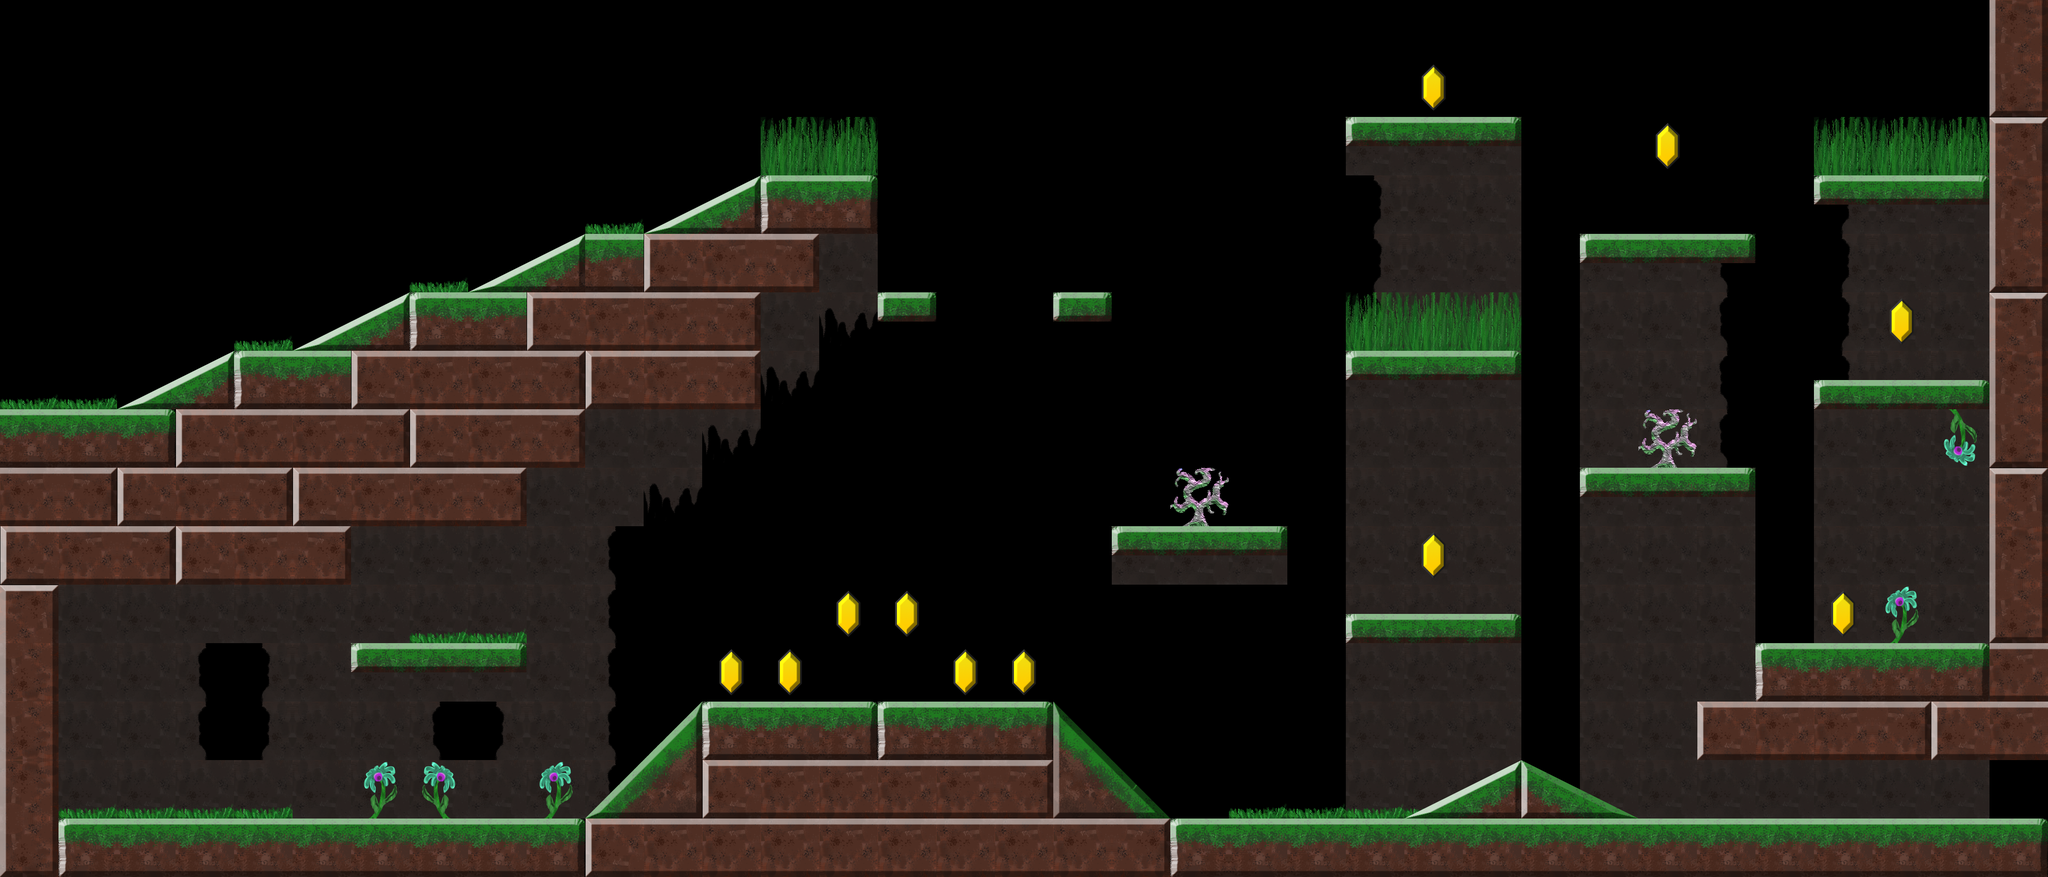

Below is a game level as drawn by its tile map, then a one-line description and the .tmx file that defines it, in full:
An orthogonal 35x15 tile map with 128x128 px tiles, 4 tile layers (Middleground, Coins, Foreground Objects, Foreground), 3 tilesets and 6 objects.

<map version="1.5" tiledversion="1.7.1" orientation="orthogonal" renderorder="right-down" width="35" height="15" tilewidth="128" tileheight="128" infinite="0" nextlayerid="9" nextobjectid="26">
 <tileset firstgid="1" source="colorful_spritesheet.tsx" />
 <tileset firstgid="17" source="map_tileset.tsx" />
 <tileset firstgid="273" source="map_tileset_new.tsx" />
 <layer id="6" name="Middleground" width="35" height="15">
  <data encoding="csv">
0,0,0,0,0,0,0,0,0,0,0,0,0,0,0,0,0,0,0,0,0,0,0,0,0,0,0,0,0,0,0,0,0,0,0,
0,0,0,0,0,0,0,0,0,0,0,0,0,0,0,0,0,0,0,0,0,0,0,0,0,0,0,0,0,0,0,0,0,0,0,
0,0,0,0,0,0,0,0,0,0,0,0,0,0,0,0,0,0,0,0,0,0,0,372,372,372,0,0,0,0,0,0,0,0,0,
0,0,0,0,0,0,0,0,0,0,0,0,0,0,0,0,0,0,0,0,0,0,0,2147484021,372,372,0,0,0,0,0,2147484021,372,372,0,
0,0,0,0,0,0,0,0,0,0,0,0,0,0,372,0,0,0,0,0,0,0,0,2147484021,372,372,0,372,372,373,0,2147484021,372,372,0,
0,0,0,0,0,0,0,0,0,0,0,0,0,372,2147484036,0,0,0,0,0,0,0,0,2147484021,372,372,0,372,372,373,0,2147484021,372,372,0,
0,0,0,0,0,0,0,0,0,0,0,0,372,2147484036,0,0,0,0,0,0,0,0,0,372,372,372,0,372,372,373,0,2147484021,372,372,0,
0,0,0,0,0,0,0,0,0,372,372,372,2147484036,0,0,0,0,0,0,0,0,0,0,372,372,372,0,372,372,373,0,372,372,372,0,
0,0,0,0,0,0,0,372,372,372,372,2147484036,0,0,0,0,0,0,0,0,0,0,0,372,372,372,0,372,372,372,0,372,372,372,0,
0,0,0,372,372,372,372,372,372,372,373,0,0,0,0,0,0,0,0,372,372,372,0,372,372,372,0,372,372,372,0,372,372,372,0,
0,372,372,372,372,372,372,372,372,372,373,0,0,0,0,0,0,0,0,0,0,0,0,372,372,372,0,372,372,372,0,372,372,372,0,
0,372,372,373,2147484021,372,372,372,372,372,373,0,0,0,0,0,0,0,0,0,0,0,0,372,372,372,0,372,372,372,0,372,372,372,0,
0,372,372,373,2147484021,372,372,373,2147484021,372,373,0,0,0,0,0,0,0,0,0,0,0,0,372,372,372,0,372,372,372,0,372,372,372,0,
0,372,372,372,372,372,372,372,372,372,373,0,0,0,0,0,0,0,0,0,0,0,0,372,372,372,0,372,372,372,372,372,372,372,0,
0,0,0,0,0,0,0,0,0,0,0,0,0,0,0,0,0,0,0,0,0,0,0,0,0,0,0,0,0,0,0,0,0,0,0
</data>
 </layer>
 <layer id="7" name="Coins" width="35" height="15">
  <data encoding="csv">
0,0,0,0,0,0,0,0,0,0,0,0,0,0,0,0,0,0,0,0,0,0,0,0,0,0,0,0,0,0,0,0,0,0,0,
0,0,0,0,0,0,0,0,0,0,0,0,0,0,0,0,0,0,0,0,0,0,0,0,352,0,0,0,0,0,0,0,0,0,0,
0,0,0,0,0,0,0,0,0,0,0,0,0,0,0,0,0,0,0,0,0,0,0,0,0,0,0,0,352,0,0,0,0,0,0,
0,0,0,0,0,0,0,0,0,0,0,0,0,0,0,0,0,0,0,0,0,0,0,0,0,0,0,0,0,0,0,0,0,0,0,
0,0,0,0,0,0,0,0,0,0,0,0,0,0,0,0,0,0,0,0,0,0,0,0,0,0,0,0,0,0,0,0,0,0,0,
0,0,0,0,0,0,0,0,0,0,0,0,0,0,0,0,0,0,0,0,0,0,0,0,0,0,0,0,0,0,0,0,352,0,0,
0,0,0,0,0,0,0,0,0,0,0,0,0,0,0,0,0,0,0,0,0,0,0,0,0,0,0,0,0,0,0,0,0,0,0,
0,0,0,0,0,0,0,0,0,0,0,0,0,0,0,0,0,0,0,0,0,0,0,0,0,0,0,0,0,0,0,0,0,0,0,
0,0,0,0,0,0,0,0,0,0,0,0,0,0,0,0,0,0,0,0,0,0,0,0,0,0,0,0,0,0,0,0,0,0,0,
0,0,0,0,0,0,0,0,0,0,0,0,0,0,0,0,0,0,0,0,0,0,0,0,352,0,0,0,0,0,0,0,0,0,0,
0,0,0,0,0,0,0,0,0,0,0,0,0,0,352,352,0,0,0,0,0,0,0,0,0,0,0,0,0,0,0,352,0,0,0,
0,0,0,0,0,0,0,0,0,0,0,0,352,352,0,0,352,352,0,0,0,0,0,0,0,0,0,0,0,0,0,0,0,0,0,
0,0,0,0,0,0,0,0,0,0,0,0,0,0,0,0,0,0,0,0,0,0,0,0,0,0,0,0,0,0,0,0,0,0,0,
0,0,0,0,0,0,0,0,0,0,0,0,0,0,0,0,0,0,0,0,0,0,0,0,0,0,0,0,0,0,0,0,0,0,0,
0,0,0,0,0,0,0,0,0,0,0,0,0,0,0,0,0,0,0,0,0,0,0,0,0,0,0,0,0,0,0,0,0,0,0
</data>
 </layer>
 <objectgroup id="8" name="Heavy Blocks">
  <object id="15" gid="384" x="1802.67" y="376.121" width="128" height="128" />
  <object id="18" gid="526" x="2093.58" y="524.606" width="128" height="128" />
  <object id="19" gid="526" x="2142.06" y="542.788" width="128" height="128" />
 </objectgroup>
 <layer id="5" name="Foreground Objects" width="35" height="15">
  <data encoding="csv">
0,0,0,0,0,0,0,0,0,0,0,0,0,0,0,0,0,0,0,0,0,0,0,0,0,0,0,0,0,0,0,0,0,0,0,
0,0,0,0,0,0,0,0,0,0,0,0,0,0,0,0,0,0,0,0,0,0,0,0,0,0,0,0,0,0,0,0,0,0,0,
0,0,0,0,0,0,0,0,0,0,0,0,0,340,340,0,0,0,0,0,0,0,0,0,0,0,0,0,0,0,0,340,340,340,0,
0,0,0,0,0,0,0,0,0,0,339,0,0,0,0,0,0,0,0,0,0,0,0,0,0,0,0,0,0,0,0,0,0,0,0,
0,0,0,0,0,0,0,339,0,0,0,0,0,0,0,0,0,0,0,0,0,0,0,0,0,0,0,0,0,0,0,0,0,0,0,
0,0,0,0,339,0,0,0,0,0,0,0,0,0,0,0,0,0,0,0,0,0,0,340,340,340,0,0,0,0,0,0,0,0,0,
339,339,0,0,0,0,0,0,0,0,0,0,0,0,0,0,0,0,0,0,0,0,0,0,0,0,0,0,0,0,0,0,0,0,0,
0,0,0,0,0,0,0,0,0,0,0,0,0,0,0,0,0,0,0,0,0,0,0,0,0,0,0,0,305,0,0,0,0,1073742165,0,
0,0,0,0,0,0,0,0,0,0,0,0,0,0,0,0,0,0,0,0,305,0,0,0,0,0,0,0,0,0,0,0,0,0,0,
0,0,0,0,0,0,0,0,0,0,0,0,0,0,0,0,0,0,0,0,0,0,0,0,0,0,0,0,0,0,0,0,0,0,0,
0,0,0,0,0,0,0,339,339,0,0,0,0,0,0,0,0,0,0,0,0,0,0,0,0,0,0,0,0,0,0,0,341,0,0,
0,0,0,0,0,0,0,0,0,0,0,0,0,0,0,0,0,0,0,0,0,0,0,0,0,0,0,0,0,0,0,0,0,0,0,
0,0,0,0,0,0,0,0,0,0,0,0,0,0,0,0,0,0,0,0,0,0,0,0,0,0,0,0,0,0,0,0,0,0,0,
0,339,339,339,339,0,341,2147483989,0,341,0,0,0,0,0,0,0,0,0,0,0,339,339,339,339,0,0,0,0,0,0,0,0,0,0,
0,0,0,0,0,0,0,0,0,0,0,0,0,0,0,0,0,0,0,0,0,0,0,0,0,0,0,0,0,0,0,0,0,0,0
</data>
 </layer>
 <layer id="1" name="Foreground" width="35" height="15">
  <data encoding="csv">
0,0,0,0,0,0,0,0,0,0,0,0,0,0,0,0,0,0,0,0,0,0,0,0,0,0,0,0,0,0,0,0,0,0,536871282,
0,0,0,0,0,0,0,0,0,0,0,0,0,0,0,0,0,0,0,0,0,0,0,0,0,0,0,0,0,0,0,0,0,0,536871283,
0,0,0,0,0,0,0,0,0,0,0,0,0,0,0,0,0,0,0,0,0,0,0,358,359,360,0,0,0,0,0,0,0,0,536871281,
0,0,0,0,0,0,0,0,0,0,0,348,349,354,356,0,0,0,0,0,0,0,0,0,0,0,0,0,0,0,0,358,359,360,536871282,
0,0,0,0,0,0,0,0,348,349,355,369,370,371,0,0,0,0,0,0,0,0,0,0,0,0,0,358,359,360,0,0,0,0,536871283,
0,0,0,0,0,348,349,354,355,369,370,370,371,0,0,357,0,0,357,0,0,0,0,0,0,0,0,0,0,0,0,0,0,0,536871281,
0,0,348,349,354,355,369,370,370,371,369,370,371,0,0,0,0,0,0,0,0,0,0,358,359,360,0,0,0,0,0,361,362,363,536871282,
355,355,356,369,370,370,371,369,370,371,0,0,0,0,0,0,0,0,0,0,0,0,0,0,0,0,0,0,0,0,0,0,0,0,536871283,
370,371,369,370,371,369,370,370,371,0,0,0,0,0,0,0,0,0,0,0,0,0,0,0,0,0,0,358,359,360,0,0,0,0,536871281,
369,370,371,369,370,371,0,0,0,0,0,0,0,0,0,0,0,0,0,358,359,360,0,0,0,0,0,0,0,0,0,0,0,0,536871282,
536871281,0,0,0,0,0,0,0,0,0,0,0,0,0,0,0,0,0,0,0,0,0,0,361,362,363,0,0,0,0,0,0,0,0,536871283,
1610613106,0,0,0,0,0,358,359,360,0,0,0,0,0,0,0,0,0,0,0,0,0,0,0,0,0,0,0,0,0,354,355,355,356,370,
1610613106,0,0,0,0,0,0,0,0,0,0,365,354,355,356,354,355,356,366,0,0,0,0,0,0,0,0,0,0,369,370,370,371,369,370,
536871282,0,0,0,0,0,0,0,0,0,380,381,369,370,370,370,370,371,382,383,0,0,0,0,348,349,350,351,0,0,0,0,0,0,0,
536871283,354,355,355,355,355,355,355,355,356,369,370,370,370,370,370,370,370,370,371,354,355,355,355,355,355,355,355,355,355,355,355,355,355,356
</data>
 </layer>
 <objectgroup id="2" name="Player Spawn">
  <object id="1" gid="16" x="250.661" y="1797.6" width="128" height="128">
   <properties>
    <property name="spawn_id" type="int" value="0" />
   </properties>
  </object>
  <object id="3" gid="16" x="4220" y="1790" width="128" height="128">
   <properties>
    <property name="spawn_id" type="int" value="1" />
   </properties>
  </object>
 </objectgroup>
 <objectgroup id="4" name="Doors">
  <object id="2" gid="6" x="4352" y="1790" width="128" height="128">
   <properties>
    <property name="goto_level" type="int" value="5" />
    <property name="spawn_id" type="int" value="1" />
   </properties>
  </object>
 </objectgroup>
</map>
